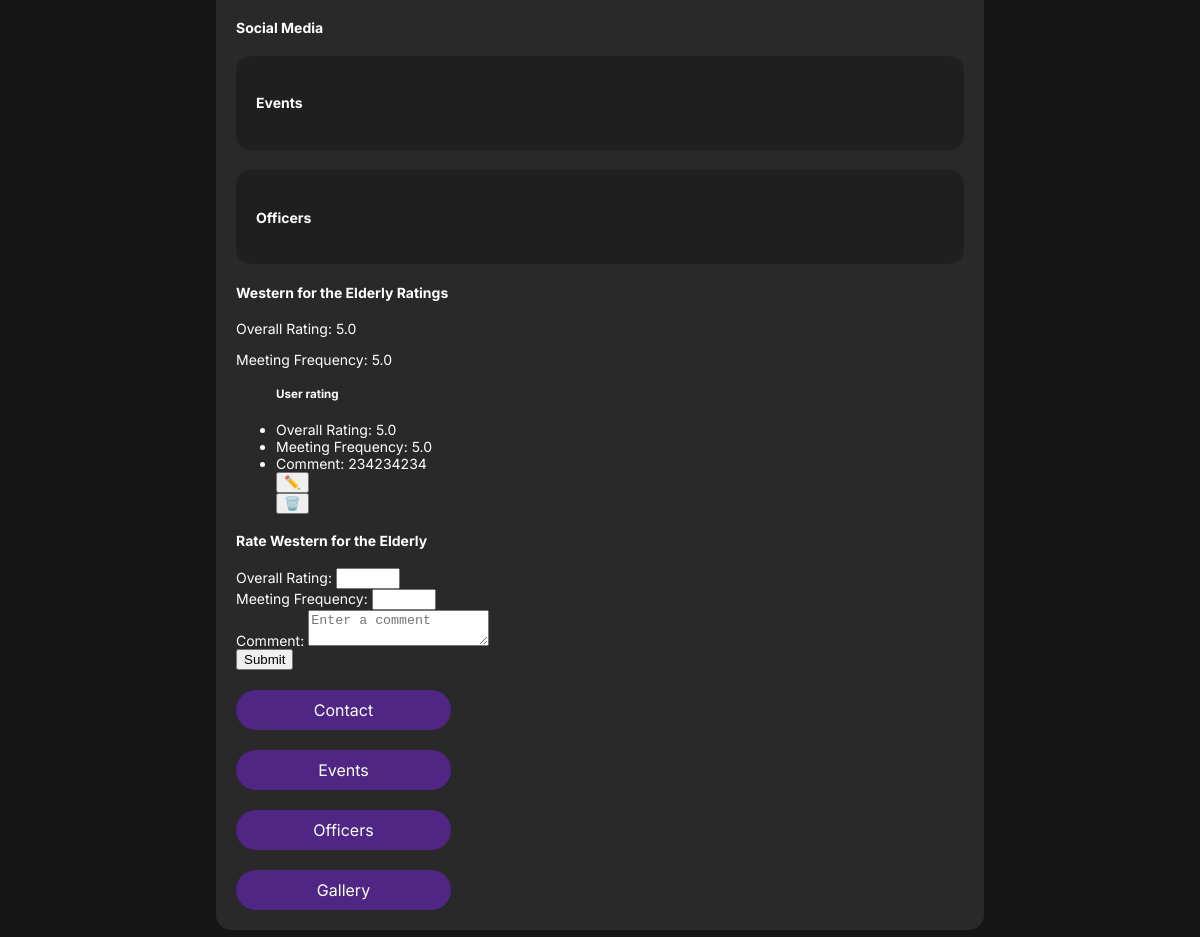
Page /club/Western for the Elderly (lower part) on the earlier database version.
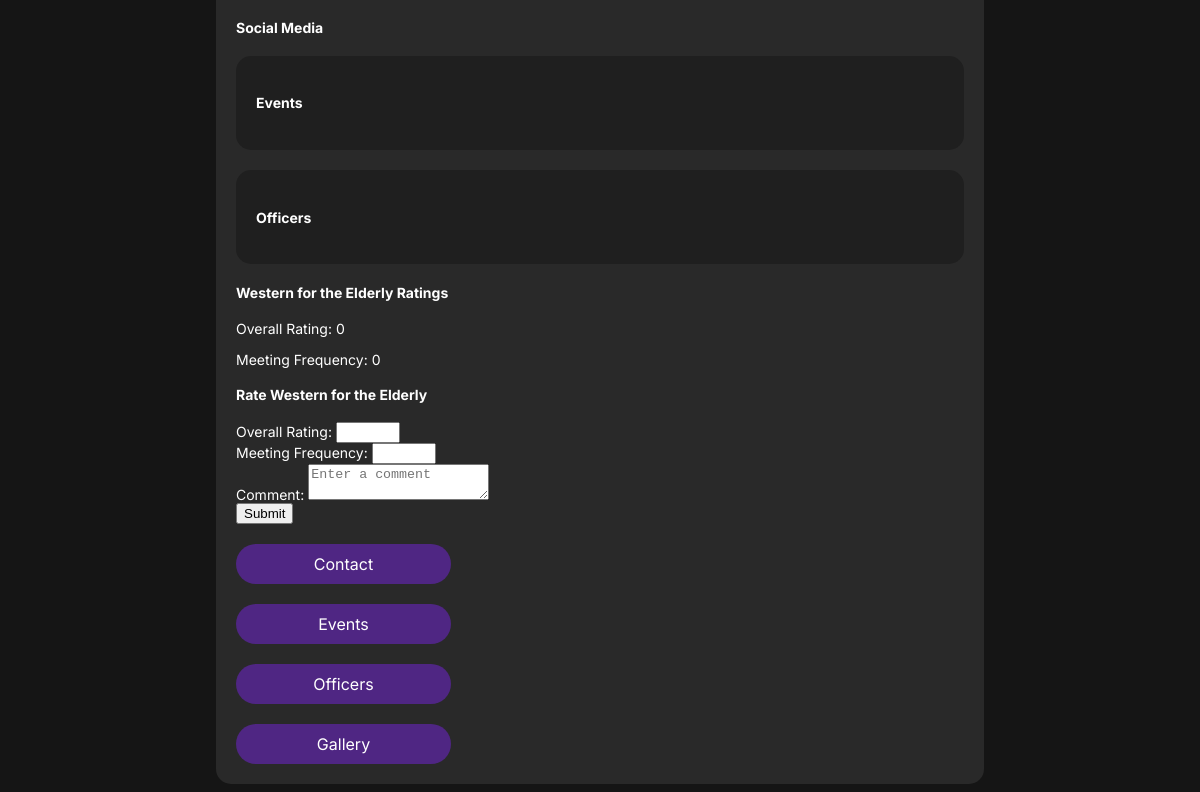
Same page on the later database version.
### app.py (models this page shows)
class Club(db.Model):
    id = db.Column(db.String(100), nullable=False, primary_key=True)
    name = db.Column(db.String(100), nullable=False)
    profilepicture = db.Column(db.String(100), nullable=True)
    websitekey = db.Column(db.String(100), nullable=False)
    shortname = db.Column(db.String(100), nullable=True)
    summary = db.Column(db.String(200), nullable=True)
    description = db.Column(db.Text, nullable=True)
    contact = db.Column(db.String(100), nullable=True)
    instagram = db.Column(db.String(100), nullable=True)
    youtube = db.Column(db.String(100), nullable=True)
    linkedin = db.Column(db.String(100), nullable=True)
    website = db.Column(db.String(100), nullable=True)
    facebook = db.Column(db.String(100), nullable=True)
    twitter = db.Column(db.String(100), nullable=True)
    categorynames = db.Column(db.String(300), nullable=True)
    pictureblob = db.Column(db.LargeBinary, nullable=True)

class Rating(db.Model):
    id = db.Column(db.Integer, primary_key=True)
    club_id = db.Column(db.String(100), db.ForeignKey('club.id'))
    overall_rating = db.Column(db.Float, nullable=False)
    meeting_frequency = db.Column(db.Float, nullable=False)
    comment = db.Column(db.String(200), nullable=True)
    club = db.relationship('Club', backref=db.backref('ratings', lazy=True))

### app.py (the view)
@app.route('/club/<string:club_name>')
def one_club(club_name):
    club = Club.query.filter_by(name=club_name).first()
    if not club:
        abort(404)
    ratings = club.ratings
    average_overall_rating = round(sum(rating.overall_rating for rating in ratings) / len(ratings) if ratings else 0, 1)
    average_meeting_frequency = round(sum(rating.meeting_frequency for rating in ratings) / len(ratings) if ratings else 0, 1)
    return render_template('club_page.html', club=club, average_overall_rating=average_overall_rating, average_meeting_frequency=average_meeting_frequency)

### templates/club_page.html (shortened to what this page needs)
{% extends 'base.html' %}
{% block content %}
    <div class="content">
        <div class="club">
            <div class="info">
                <div class="social-media">
                    <h4>Social Media</h4>
                </div>
                <div class="events">
                    <h4>Events</h4>
                </div>
                <div class="officers">
                    <h4>Officers</h4>
                </div>
                <div class="ratings">
                    <h4>{{ club.name}} Ratings</h4>
                    <p>Overall Rating: {{ average_overall_rating }}</p>
                    <p>Meeting Frequency: {{ average_meeting_frequency }}</p>
                    <ul>
                        {% for rating in club.ratings %}
                        <h5>User rating</h5>
                        <li>Overall Rating: {{ rating.overall_rating }}</li>
                        <li>Meeting Frequency: {{ rating.meeting_frequency }}</li>
                        <li>Comment: {{ rating.comment|default('No comment provided') }}</li>
                        <button type="button" onclick="window.location.href='{{ url_for('edit_rating', club_name=club.name, rating_id=rating.id) }}'" class="edit-btn">✏️</button>
                        <form method="POST">
                            <input type="submit" formaction="{{ url_for('delete_rating', club_name=club.name, rating_id=rating.id) }}" value="🗑️" onclick="return confirm('Are you sure you want to delete this rating?')">
                        </form>
                        {% endfor %}
                    </ul>
                </div>
                <div class="rating-form">
                    <h4>Rate {{ club.name }}</h4>
                    <form method="POST" action="{{ url_for('rate_club', club_name=club.name) }}" onsubmit="return validateForm()">
                        <div class="form-group">
                            <label for="overall_rating">Overall Rating:</label>
                            <input type="number" id="overall_rating" name="overall_rating" min="0.5" max="5" step="0.5" required>
                        </div>
                        <div class="form-group">
                            <label for="meeting_frequency">Meeting Frequency:</label>
                            <input type="number" id="meeting_frequency" name="meeting_frequency" min="0.5" max="5" step="0.5" required>
                        </div>
                        <div class="form-group">
                            <label for="comment">Comment:</label>
                            <textarea id="comment" name="comment" placeholder="Enter a comment"></textarea>
                        </div>
                        <button type="submit" class="btn btn-primary">Submit</button>
                    </form>
                </div>
                <div class="contact-button">
                    <a href="https://westernu.campuslabs.ca/engage/organization/{{ club.websitekey }}/contact" class="clubinfobtn">Contact</a>
                </div>
                <div class="events-button">
                    <a href="https://westernu.campuslabs.ca/engage/organization/{{ club.websitekey }}/events" class="clubinfobtn">Events</a>
                </div>
                <div class="roster-button">
                    <a href="https://westernu.campuslabs.ca/engage/organization/{{ club.websitekey }}/roster" class="clubinfobtn">Officers</a>
                </div>
                <div class="gallery-button">
                    <a href="https://westernu.campuslabs.ca/engage/organization/{{ club.websitekey }}/gallery" class="clubinfobtn">Gallery</a>
                </div>
            </div>
        </div>
    </div>
{% endblock %}

### templates/base.html (shortened to what this page needs)
<!DOCTYPE html>
<html lang="en">
<head>
</head>
<body>
    <div class="content">
        {% block content %} {% endblock %}
    </div>
</body>
</html>

### templates/base.html (style rules this page uses)
.content { width: 80%; max-width: 1200px; margin: 0 auto; border-radius: 15px; display: flex; flex-direction: column; flex-wrap: nowrap; }
.club { flex: 1 1 100%; padding: 20px; margin: 7.5px 0; border-radius: 15px; background-color: #292929; color: #ffffff; box-shadow: none; transition: box-shadow 0.3s ease; }
.bio, .shortbio, .contact, .events, .officers { padding: 20px; margin: 20px 0; border-radius: 15px; background-color: #1f1f1f; color: #ffffff; }
body { font-family: "Inter", sans-serif; background-color: #151515; color: #ffffff; margin: 0; padding: 0; font-size: 14px; }
.clubinfobtn { display: inline-block; padding: 10px 20px; margin-top: 20px; font-size: 16px; color: #ffffff; background-color: #4F2683; transition: background-color 0.3s ease; text-decoration: none; border-radius: 50px; text-align: center; height: 20px; width: 175px; }

Differences in the rows shown:
removed Rating: overall_rating "5.0", meeting_frequency "5.0", comment "234234234"
Other differences:
{{ average_overall_rating }}: "5.0" → "0"
{{ average_meeting_frequency }}: "5.0" → "0"
